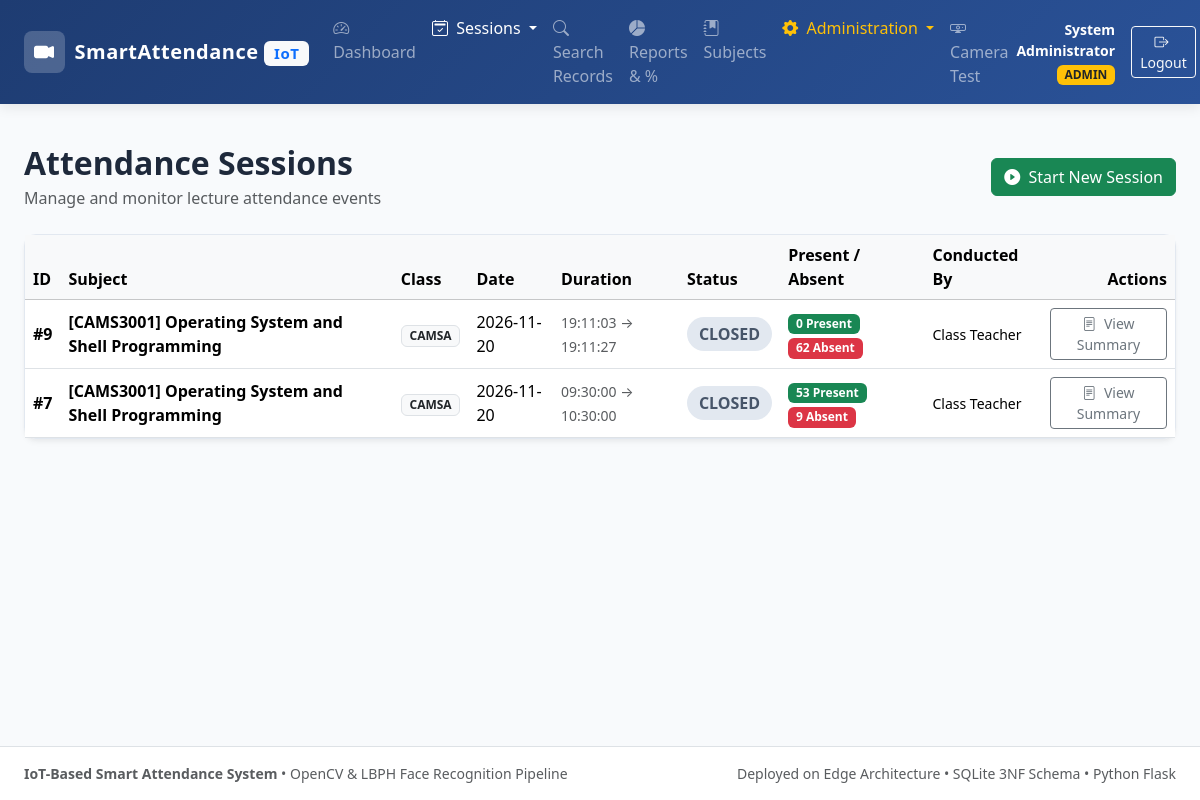
Screenshot of /sessions (signed in) with the database file from the repository.
### tables this page shows
CREATE TABLE attendance_sessions (
            session_id INTEGER PRIMARY KEY AUTOINCREMENT,
            subject TEXT NOT NULL,
            class_name TEXT NOT NULL,
            session_date DATE NOT NULL,
            start_time TIME NOT NULL,
            end_time TIME,
            status TEXT NOT NULL DEFAULT 'OPEN' CHECK(status IN ('OPEN', 'CLOSED')),
            created_by INTEGER NOT NULL,
            FOREIGN KEY (created_by) REFERENCES users(user_id) ON DELETE RESTRICT
        );

CREATE TABLE users (
            user_id INTEGER PRIMARY KEY AUTOINCREMENT,
            username TEXT UNIQUE NOT NULL,
            password_hash TEXT NOT NULL,
            full_name TEXT NOT NULL,
            role TEXT NOT NULL CHECK(role IN ('ADMIN', 'TEACHER')),
            is_active BOOLEAN NOT NULL DEFAULT 1
        );

### app.py (the view)
@app.route('/sessions')
@login_required
def sessions_list():
    conn = get_db_connection()
    cur = conn.cursor()
    cur.execute("""
        SELECT s.*, u.full_name as teacher_name,
               (SELECT COUNT(*) FROM attendance_records r WHERE r.session_id = s.session_id AND r.status = 'PRESENT') as present_count,
               (SELECT COUNT(*) FROM attendance_records r WHERE r.session_id = s.session_id AND r.status = 'ABSENT') as absent_count
        FROM attendance_sessions s
        JOIN users u ON s.created_by = u.user_id
        ORDER BY s.session_date DESC, s.start_time DESC
    """)
    sessions = [dict(r) for r in cur.fetchall()]
    conn.close()
    return render_template('sessions/index.html', sessions=sessions)

### app.py (called while the page is built)
def login_required(f):
    @wraps(f)
    def decorated_function(*args, **kwargs):
        if 'user_id' not in session:
            flash("Please log in to access this page.", "warning")
            return redirect(url_for('login', next=request.url))
        return f(*args, **kwargs)
    return decorated_function

@app.context_processor
def inject_user():
    return {
        'current_user': {
            'user_id': session.get('user_id'),
            'username': session.get('username'),
            'full_name': session.get('full_name'),
            'role': session.get('role')
        } if 'user_id' in session else None,
        'now': datetime.datetime.now()
    }

### database.py (called while the page is built)
def get_db_connection():
    db_path = Config.DATABASE_PATH
    os.makedirs(os.path.dirname(db_path), exist_ok=True)
    conn = sqlite3.connect(db_path, timeout=10.0)
    conn.row_factory = sqlite3.Row
    conn.execute("PRAGMA foreign_keys = ON;")
    return conn

### templates/sessions/index.html (shortened to what this page needs)
{% extends 'base.html' %}
{% block content %}
<div class="container-fluid px-4 py-4">
  <div class="d-flex flex-wrap justify-content-between align-items-center mb-4">
    <div>
      <h2 class="fw-bold mb-1">Attendance Sessions</h2>
      <p class="text-muted mb-0">Manage and monitor lecture attendance events</p>
    </div>
    {% if current_user.role in ('ADMIN', 'TEACHER') %}
    <a href="{{ url_for('start_session') }}" class="btn btn-success mt-2 mt-md-0">
      <i class="bi bi-play-circle-fill me-1"></i> Start New Session
    </a>
    {% endif %}
  </div>
  <div class="card card-custom">
    <div class="card-body p-0">
      <div class="table-responsive">
        <table class="table table-hover align-middle mb-0">
          <thead class="table-light">
            <tr>
              <th>ID</th>
              <th>Subject</th>
              <th>Class</th>
              <th>Date</th>
              <th>Duration</th>
              <th>Status</th>
              <th>Present / Absent</th>
              <th>Conducted By</th>
              <th class="text-end">Actions</th>
            </tr>
          </thead>
          <tbody>
            {% if sessions %}
              {% for s in sessions %}
              <tr>
                <td><strong>#{{ s.session_id }}</strong></td>
                <td class="fw-semibold">{{ s.subject }}</td>
                <td><span class="badge bg-light text-dark border">{{ s.class_name }}</span></td>
                <td>{{ s.session_date }}</td>
                <td>
                  <small class="text-muted">
                    {{ s.start_time }} &rarr; {{ s.end_time or 'In Progress' }}
                  </small>
                </td>
                <td>
                  {% if s.status == 'OPEN' %}
                    <span class="badge-open"><i class="bi bi-record-circle me-1"></i> OPEN</span>
                  {% else %}
                    <span class="badge-closed">CLOSED</span>
                  {% endif %}
                </td>
                <td>
                  <span class="badge bg-success me-1">{{ s.present_count }} Present</span>
                  {% if s.status == 'CLOSED' %}
                    <span class="badge bg-danger">{{ s.absent_count }} Absent</span>
                  {% endif %}
                </td>
                <td><small>{{ s.teacher_name }}</small></td>
                <td class="text-end">
                  {% if s.status == 'OPEN' %}
                    <a href="{{ url_for('live_session', session_id=s.session_id) }}" class="btn btn-sm btn-success">
                      <i class="bi bi-broadcast me-1"></i> Live Monitor
                    </a>
                  {% else %}
                    <a href="{{ url_for('session_summary', session_id=s.session_id) }}" class="btn btn-sm btn-outline-secondary">
                      <i class="bi bi-file-text me-1"></i> View Summary
                    </a>
                  {% endif %}
                </td>
              </tr>
              {% endfor %}
            {% endif %}
          </tbody>
        </table>
      </div>
    </div>
  </div>
</div>
{% endblock %}

### static/css/style.css (style rules this page uses)
:root { --primary-color: #1e3c72; --primary-dark: #142850; --secondary-color: #2a5298; --accent-color: #00adb5; --accent-hover: #00878e; --success-color: #10b981; --warning-color: #f59e0b; --danger-color: #ef4444; --dark-bg: #0f172a; --card-bg: #ffffff; --body-bg: #f8fafc; --text-primary: #1e293b; --text-muted: #64748b; --border-color: #e2e8f0; }
body { font-family: 'Segoe UI', system-ui, -apple-system, BlinkMacSystemFont, Roboto, sans-serif; background-color: var(--body-bg); color: var(--text-primary); min-height: 100vh; display: flex; flex-direction: column; }
.card-custom { border: 1px solid var(--border-color); border-radius: 12px; box-shadow: 0 4px 6px -1px rgba(0, 0, 0, 0.05), 0 2px 4px -1px rgba(0, 0, 0, 0.03); background: var(--card-bg); transition: transform 0.2s ease, box-shadow 0.2s ease; }
.badge-closed { background-color: #e2e8f0; color: #475569; font-weight: 600; padding: 6px 12px; border-radius: 20px; }

### rows the page displays
attendance_sessions: session_id "9", subject "[CAMS3001] Operating System and Shell Programming", class_name "CAMSA", session_date "2026-11-20", start_time "19:11:03", end_time "19:11:27", status "CLOSED", present_count "0", absent_count "62", teacher_name "Class Teacher"
attendance_sessions: session_id "7", subject "[CAMS3001] Operating System and Shell Programming", class_name "CAMSA", session_date "2026-11-20", start_time "09:30:00", end_time "10:30:00", status "CLOSED", present_count "53", absent_count "9", teacher_name "Class Teacher"

### other values shown
{{ current_user.full_name }} "System Administrator"
{{ current_user.role }} "ADMIN"
